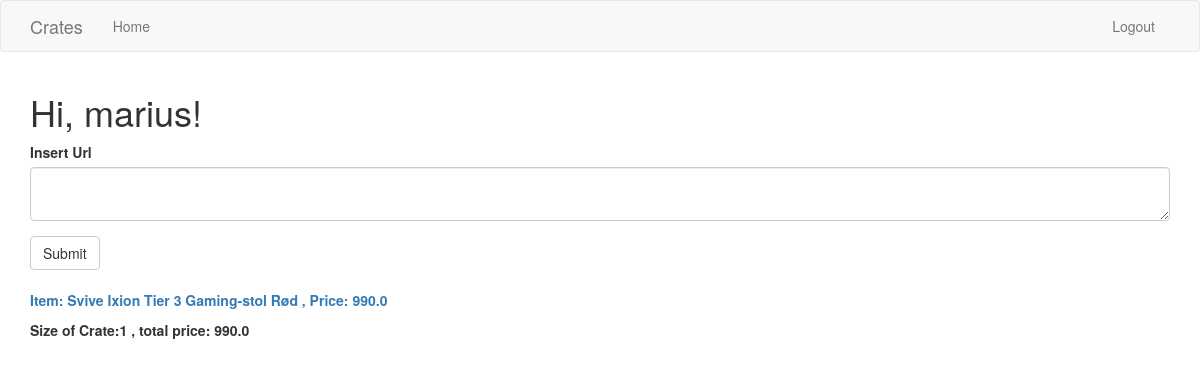
The app's page /home (signed in) with its own data.
### app/models.py (models this page shows, shortened)
class User(UserMixin, db.Model):
    id = db.Column(db.Integer, primary_key=True)
    username = db.Column(db.String(64), index =True, unique=True)
    email = db.Column(db.String(120), index=True, unique=True)
    password_hash = db.Column(db.String(128))
    posts = db.relationship('Post', backref='author', lazy='dynamic')

class Post(db.Model):
    id = db.Column(db.Integer, primary_key=True)
    body = db.Column(db.String(140))
    price = db.Column(db.Float)
    timestamp = db.Column(db.DateTime, index=True, default=datetime.utcnow)
    user_id = db.Column(db.Integer, db.ForeignKey('user.id'))

### app/routes.py (the view, shortened to what this page needs)
@app.route('/')
@app.route('/home', methods=['GET', 'POST'])
@login_required
def index():
    form = PostForm()
    posts = Post.query.filter_by(user_id=int(current_user.get_id()))
    quantity = posts.count()
    return render_template("index.html", title="Home", form=form, posts=posts, quantity=quantity)

### app/forms.py
class PostForm(FlaskForm):
    post = TextAreaField('Insert Url', validators=[
        DataRequired(), Length(min=1, max=1400)])
    submit = SubmitField('Submit')

### app/models.py (called while the page is built)
@login.user_loader
def load_user(id):
    return User.query.get(int(id))

### app/templates/index.html
{% extends "base.html" %}
{% import 'bootstrap/wtf.html' as wtf %}
{% block app_content %}
    <h1>Hi, {{ current_user.username }}!</h1>
    {% if form %}
    {{ wtf.quick_form(form) }}
    <br>
    {% endif %}
    {% set total = [0] %}
    {% for post in posts %}
        {% set _ = total.append(total.pop() + post.price) %}
        <p>
        <a href="/delete/{{ post.id }}"><b>Item: {{ post.body }}, Price: {{ post.price }}</b></a>
        </p>
    {% endfor %}
    <p><b>Size of Crate:{{ quantity }} , total price: {{ total[0] }} </b></p>
{% endblock %}

### records on screen
User: username "marius"
Post: body "Svive Ixion Tier 3 Gaming-stol Rød", price "990.0"

### other values on screen
{{ quantity }} "1"
{{ total[0] }} "990.0"
